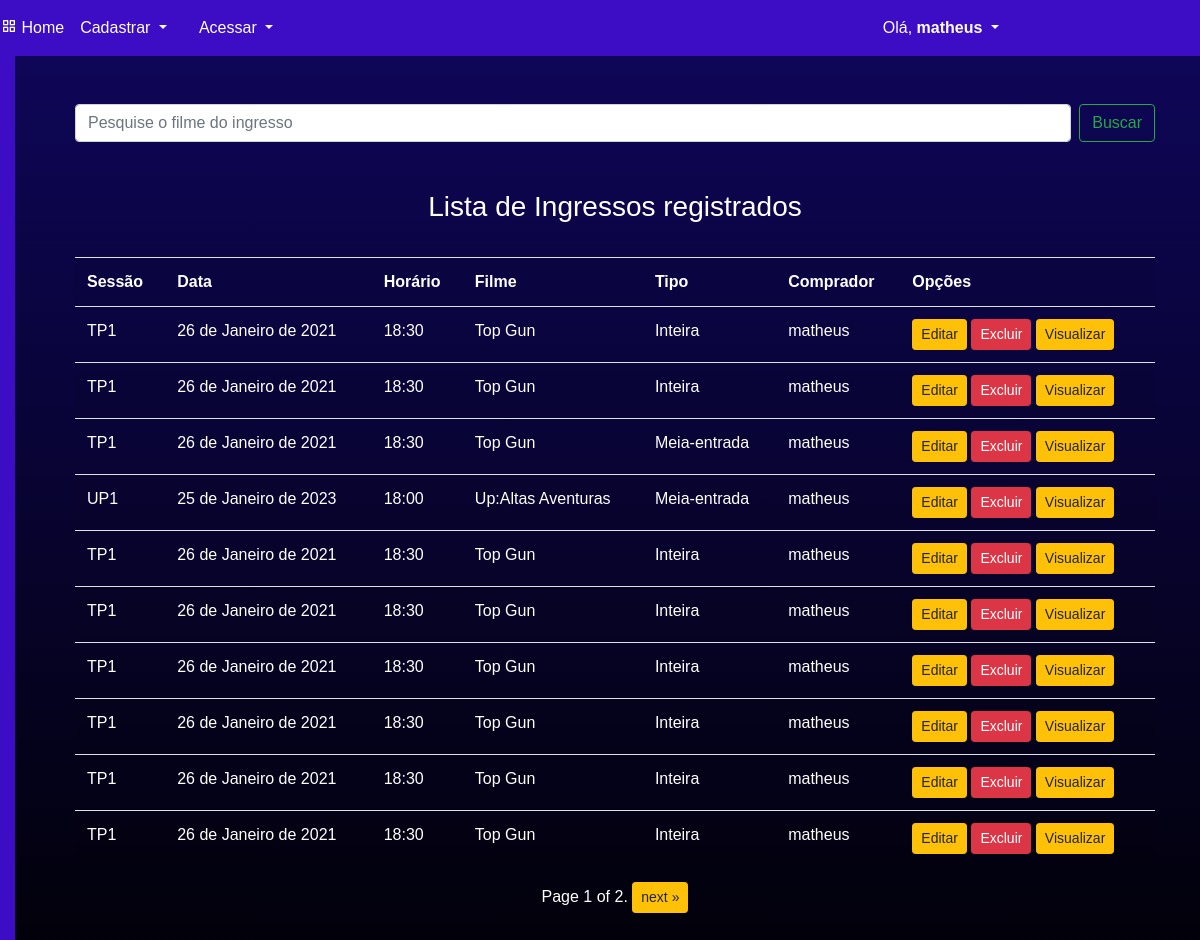
The app's page /listar/ingresso/ (signed in) with its own data.
### cadastros/models.py (models this page shows, shortened)
class Ingresso(models.Model):
    sessao = models.ForeignKey(Sessao,on_delete=models.PROTECT)
    tipo=models.CharField(max_length=100,verbose_name='Tipo',choices=TIPO)
    comprador=models.ForeignKey(User,on_delete=models.PROTECT,default='')
    """ comprador=models.ForeignKey(Cliente,on_delete=models.PROTECT) """
    """ assento=models.ForeignKey(Assento,on_delete=models.PROTECT) """

class Sessao(models.Model):
    codigo=models.CharField(max_length=5,verbose_name="Codigo")
    data = models.DateField(verbose_name="Data")
    horario = models.TimeField(verbose_name='Horário')
    filme = models.ForeignKey(Filme, on_delete=models.PROTECT)
    versao=models.CharField(max_length=20,verbose_name="Versão",choices=VERSAO)
    sala=models.ForeignKey(Sala, on_delete=models.PROTECT)
    projecao=models.CharField(max_length=2,verbose_name='Projeção',choices=PROJECAO)
    valor_inteira=models.DecimalField(decimal_places=2,max_digits=10,verbose_name="Valor da Inteira")
    valor_meia=models.DecimalField(decimal_places=2,max_digits=10,verbose_name="Valor da Meia")
    encerrada=models.BooleanField(verbose_name="Encerrada",choices=ENCERRADA)

class Filme(models.Model):
    titulo = models.CharField(max_length=100,verbose_name="Título")
    sinopse= models.TextField(verbose_name="Sinopse")
    classificacaoIndicativa = models.IntegerField(verbose_name='Classificação Indicativa')
    ano=models.CharField(max_length=100,verbose_name="Ano")
    diretor=models.CharField(max_length=100,verbose_name="Diretor")
    duracao=models.CharField(max_length=100,verbose_name="Duração")
    genero=models.ForeignKey(Genero,on_delete=models.PROTECT)
    poster=models.ImageField(upload_to='img/')
    def __str__(self):
        return "{}".format(self.titulo)

### cadastros/views.py (the view)
class IngressoList(ListView):
    model = Ingresso
    template_name = 'cadastros/listas/ingresso.html'
    success_url = reverse_lazy('login')
    paginate_by=10
    def get_queryset(self):
        filme=self.request.GET.get('nome')
        if filme:
            self.object_list=Ingresso.objects.filter(sessao__filme__titulo__icontains=filme)
            self.object_list=self.object_list.filter(comprador=self.request.user)
        else:
            self.object_list=Ingresso.objects.filter(comprador=self.request.user)
        return self.object_list

### cadastros/templates/cadastros/listas/ingresso.html (shortened to what this page needs)
{% extends 'paginas/template.html' %}
{% load static %}
{% block conteudo %}
<br>
<br>
<div class="espaco">
    <form class="d-flex" method="GET">
        <input class="form-control mr-2" type="search" value="{{ request.GET.nome }}" placeholder="Pesquise o filme do ingresso" aria-label="Search" name="nome">
        <button class="btn btn-outline-success busca"  type="submit" >Buscar</button>
    </form>
</div>
    <br>
    <br>
    <h3 class="titulo-page">Lista de Ingressos registrados</h3>
    <hr>
<div class="table-responsive">
    <table class="table table-striped">
        <tr>
            <th>Sessão</th>
            <th>Data</th>
            <th>Horário</th>
            <th>Filme</th>
            <th>Tipo</th>
            <th>Comprador</th>
            <th>Opções</th>
        </tr>
        {% for ingresso in object_list %}
                <tr>
                    <td>{{ ingresso.sessao.codigo }}</td>
                    <td>{{ ingresso.sessao.data }}</td>
                    <td>{{ ingresso.sessao.horario }}</td>
                    <td>{{ ingresso.sessao.filme }}</td>
                    <td>{{ ingresso.tipo }}</td>
                    <td>{{ ingresso.comprador }}</td>
                    <td>
                        {% if perms.catalog.can_change_ingresso %}
                        <a href="{% url 'editar-ingresso' ingresso.pk %}" class="btn btn-warning btn-sm" title="Editar">Editar</a>
                        <a href="{% url 'excluir-ingresso' ingresso.pk %}" class="btn btn-danger btn-sm" title="Excluir">Excluir</a>
                        {% endif %}
                        <a href="{% url 'detalhar-ingresso' ingresso.pk %}" class="btn btn-warning btn-sm" title="Visualizar">Visualizar</a>
                    </td>
                </tr>
        {% empty %}
        <tr>
            <td colspan="3">
                Nenhum campo registro.
            </td>
        </tr>
        {% endfor %}
    </table>
</div>
{% endblock %}
{% block pagination %}
    {% if is_paginated %}
        <div class="pagination">
            <span class="page-links">
                <span class="page-current">
                    Page {{ page_obj.number }} of {{ page_obj.paginator.num_pages }}.
                </span>
                {% if page_obj.has_next %}
                    {% if request.GET.nome %}
                    <a href="{{ request.path }}?page={{ page_obj.next_page_number }}&nome={{ request.GET.nome }}" class="btn btn-warning btn-sm" title="Next">next &raquo;</a>
                    {% else %}
                    <a href="{{ request.path }}?page={{ page_obj.next_page_number }}" class="btn btn-warning btn-sm" title="Next">next &raquo;</a>
                    {% endif %}
                {% endif %}
            </span>
        </div>
    {% endif %}
  {% endblock %}

### paginas/templates/paginas/template.html (shortened to what this page needs)
{% load static %}
<!DOCTYPE html>
<html lang="pt-br">
<head>
    <link href='https://unpkg.com/boxicons@2.1.4/css/boxicons.min.css' rel='stylesheet'>
    <link rel="stylesheet" type="text/css" href="https://cdn.datatables.net/v/bs5/dt-1.13.1/datatables.min.css"/>
    <link rel="stylesheet" href="{% static 'css/bootstrap.min.css' %}">
    <link rel="stylesheet" href="https://cdn.jsdelivr.net/npm/bootstrap@4.6.2/dist/css/bootstrap.min.css">
    <link rel="stylesheet" href="{% static 'css/style.css' %}">
</head>
<body>
        <nav class="navbar navbar-expand-lg navbar-light cor1">
                        <div class="row">
                            <div class="collapse navbar-collapse " id="navbarScroll">
                                <p>
                                    <div class="title">
                                        <a href="{% url 'catalogo' %}" class="link">
                                            <i class="bx bx-grid-alt"></i>
                                            <span class="name">Home</span>
                                        </a>
                                    </div>
                                </p>
                                {% if perms.catalog.can_change_ingresso %}
                                    <div class="nav-item dropdown">
                                            <a class="nav-link dropdown-toggle" href="#" role="button" data-toggle="dropdown" aria-expanded="false">
                                                Cadastrar
                                            </a>
                                    </div>
                                {% endif %}
                                    <div class="nav-item dropdown">
                                        <a class="nav-link dropdown-toggle" href="#" role="button" data-toggle="dropdown" aria-expanded="false">
                                            Acessar
                                        </a>
                                    </div>
                    </div>
            </div>
                <div class="nav-item">
                    <div class="loginlogout">
                        {% if request.user.is_authenticated %}
                        <div class="nav-item dropdown">
                            <a class="nav-link dropdown-toggle" href="#" role="button" data-toggle="dropdown" aria-expanded="false">
                                Olá, <strong>{{ user }}</strong>
                            </a>
                        </div>
                        {% else %}
                            <div class="textologin">
                                <strong><a href="{% url 'login' %}">Entrar</a> | <a href="{% url 'registrar' %}">Cadastrar-se</a></strong>
                            </div>
                        {% endif %}
                    </div>
                </div>
        </nav>
            <div class="container">
                    <div class="conteudo">
                        {% block conteudo %}{% endblock %}
                        {% block pagination %}
                        {% endblock %}
                    </div>
            </div>
</body>
</html>

### static/css/style.css (style rules this page uses)
* { font-family: sans-serif; margin: 0; padding: 0; box-sizing: border-box; list-style: none; text-decoration: none; }
:root { --color_Blue: #3f93f1; --color_Dark1: rgb(12, 0, 36); --color_Dark2: #0a145e; --color_Light1: #dfdfdf; --color_Light2: #c4c4c4; }
body { background-color: rgb(61, 12, 197); }
.conteudo { background-image: linear-gradient(to bottom,rgb(14, 6, 87) ,rgb(0, 0, 0)); color: white; height: 100vh; min-height: 1000px; width: 100vw; }
table, th, td { color: white; }
.container { margin-left: 0vw; }
.navbar { max-height: 70px; }
.loginlogout { margin-left:400%; }
.collapse { margin-top: 0px; }
.navbar a { color: white; text-decoration: none; }
form { max-width: 90%; margin: auto auto; }
.pagination { width: 100%; justify-content: center; }
.titulo-page { width: 100%; text-align: center; }
.table-responsive { max-width: 90%; margin: auto auto; }

### records on screen
Ingresso: sessao.codigo "TP1", sessao.data "26 de Janeiro de 2021", sessao.horario "18:30", sessao.filme "Top Gun", tipo "Inteira", comprador "matheus"
Ingresso: sessao.codigo "TP1", sessao.data "26 de Janeiro de 2021", sessao.horario "18:30", sessao.filme "Top Gun", tipo "Inteira", comprador "matheus"
Ingresso: sessao.codigo "TP1", sessao.data "26 de Janeiro de 2021", sessao.horario "18:30", sessao.filme "Top Gun", tipo "Meia-entrada", comprador "matheus"
Ingresso: sessao.codigo "UP1", sessao.data "25 de Janeiro de 2023", sessao.horario "18:00", sessao.filme "Up:Altas Aventuras", tipo "Meia-entrada", comprador "matheus"
Ingresso: sessao.codigo "TP1", sessao.data "26 de Janeiro de 2021", sessao.horario "18:30", sessao.filme "Top Gun", tipo "Inteira", comprador "matheus"
Ingresso: sessao.codigo "TP1", sessao.data "26 de Janeiro de 2021", sessao.horario "18:30", sessao.filme "Top Gun", tipo "Inteira", comprador "matheus"
Ingresso: sessao.codigo "TP1", sessao.data "26 de Janeiro de 2021", sessao.horario "18:30", sessao.filme "Top Gun", tipo "Inteira", comprador "matheus"
Ingresso: sessao.codigo "TP1", sessao.data "26 de Janeiro de 2021", sessao.horario "18:30", sessao.filme "Top Gun", tipo "Inteira", comprador "matheus"
Ingresso: sessao.codigo "TP1", sessao.data "26 de Janeiro de 2021", sessao.horario "18:30", sessao.filme "Top Gun", tipo "Inteira", comprador "matheus"
Ingresso: sessao.codigo "TP1", sessao.data "26 de Janeiro de 2021", sessao.horario "18:30", sessao.filme "Top Gun", tipo "Inteira", comprador "matheus"

### other values on screen
{{ user }} "matheus"
{{ page_obj.number }} "1"
{{ page_obj.paginator.num_pages }} "2"
